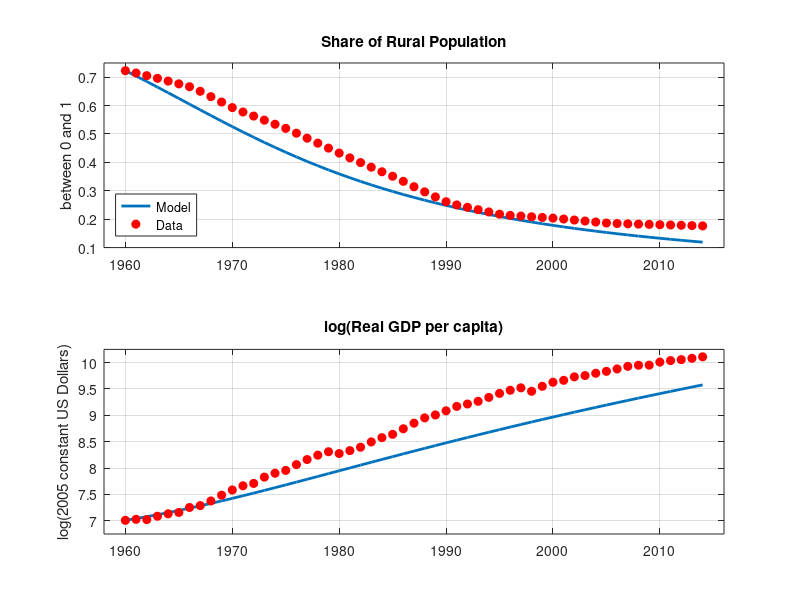

MATLAB code to generate this figure:
%%%%%%%%%%%%%%%%%%%%%%%%%%%%%%%%%%%%%%%%%%%%%%%%%%%%%%%%%%%%%%%%%%%%%%%%%%
%%%%%                                                                %%%%%
%%%%%         Economic Development in Turkey and South Korea:        %%%%%
%%%%%                      A Comparative Analysis                    %%%%%
%%%%%                                                                %%%%%
%%%%%                          M. Aykut Attar                        %%%%%
%%%%%                                                                %%%%%
%%%%%%%%%%%%%%%%%%%%%%%%%%%%%%%%%%%%%%%%%%%%%%%%%%%%%%%%%%%%%%%%%%%%%%%%%%

%%%%%%%%%%%%%%%%%%%%%%%%%%%%%%%%%%%%%%%%%%%%%%%%%%%%%%%%%%%%%%%%%%%%%%%%%%
%%%%%                                                                %%%%%
%%%%%                         The Simple Model                       %%%%%
%%%%%                                                                %%%%%
%%%%%                           South Korea                          %%%%%
%%%%%                                                                %%%%%
%%%%%%%%%%%%%%%%%%%%%%%%%%%%%%%%%%%%%%%%%%%%%%%%%%%%%%%%%%%%%%%%%%%%%%%%%%

%% Cleaning
clc; clear all; close all;

%% Parameter Values (Lucas 2099 Benchmark)
alfa = 0.6;
xxii = 0.75;
zett = 1;
teta = 0.65;
etta = 1;

%% Data (World Development Indicators)
D = csvread('data_korusa.csv');
year = D(:,1);
xd   = 1-(D(:,2)/100);
yd   = D(:,3);

%% Model horizon
T = size(D,1);

%% The U.S. growth rate and initial value 
t = 1:1:T;
t = t';

ones = zeros(T,1) + 1;
X = [ones t];
B = regress(log(D(:,4)),X);

mmuu = exp(B(2,1))-1;
H0   = exp(B(1,1));

H = zeros(T+1,1);
h = H;

%% Empty report 
x   = zeros(T,1);
y   = x;

%% Initial value calibration
A  = (yd(1,1)*((((alfa/(xd(1,1)^(1-alfa)))^(xxii/(1-xxii)))*(xd(1,1)^(alfa)) + ((alfa/(xd(1,1)^(1-alfa)))^(1/(1-xxii)))*(1-xd(1,1)))^(-1)))^(1-xxii);
h0 = ((alfa*A)/(xd(1,1)^(1-alfa)))^(1/(1-xxii));

%% The forward recursion
h(1,1) = h0;
H(1,1) = H0;

for t=1:T;
    x(t,1)   = ((alfa*A)/(h(t,1)^(1-xxii)))^(1/(1-alfa));
    H(t+1,1) = (1+mmuu)*H(t,1);
    h(t+1,1) = h(t,1) + etta*mmuu*((1-x(t,1))^(zett))*((H(t,1)/h(t,1))^(teta))*h(t,1);
    y(t,1)   = A*(h(t,1)^xxii)*(x(t,1)^alfa) + h(t,1)*(1-x(t,1));
end

H = H(1:T,1); %#ok<*NASGU>
h = h(1:T,1);

%% Figure 2
figure(2)
subplot(2,1,1)
plot(year,x,'LineWidth',2)
hold on
plot(year,xd,'or','MarkerFaceColor','red')
hold off
title('Share of Rural Population')
ylabel('between 0 and 1')
xlim([1958 2016])
ylim([0.1 0.75])
grid on
legend('Model','Data','Location','SouthWest','Orientation','vertical')
subplot(2,1,2)
plot(year,log(y),'LineWidth',2)
hold on
plot(year,log(yd),'or','MarkerFaceColor','red')
hold off
title('log(Real GDP per capita)')
ylabel('log(2005 constant US Dollars)')
xlim([1958 2016])
ylim([6.75 10.25])
grid on


%%%%%%%%%%%%%%%%%%%%%%%%%%%%%%%%%%%%%%%%%%%%%%%%%%%%%%%%%%%%%%%%%%%%%%%%%%
%%%%%%%%%%%%%%%%%%%%%%%%%%%%%%%%%%%%%%%%%%%%%%%%%%%%%%%%%%%%%%%%%%%%%%%%%%
%%%%%%%%%%%%%%%%%%%%%%%%%%%%%%%%%%%%%%%%%%%%%%%%%%%%%%%%%%%%%%%%%%%%%%%%%%